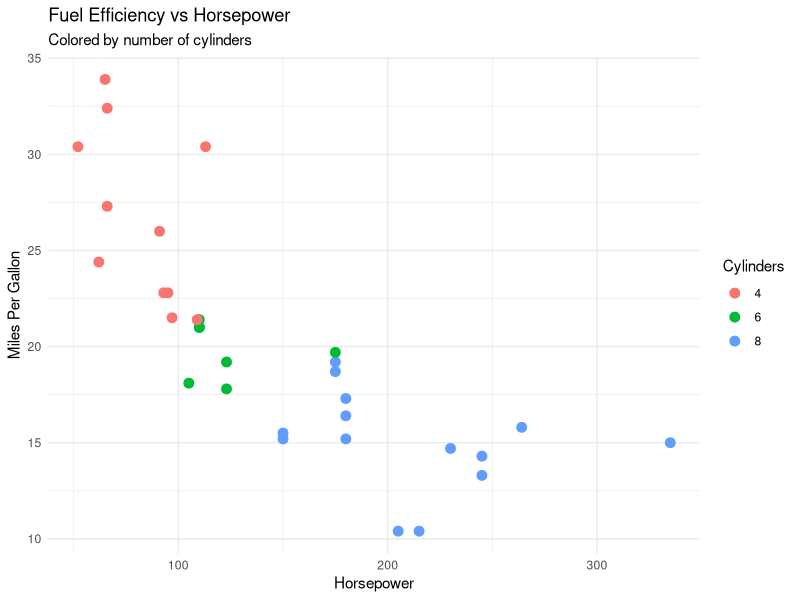

Source code (R):
## ---- chunk 1
knitr::opts_chunk$set(echo = TRUE)
library(ggplot2)
## ---- chunk 2
#Load dataset
data(mtcars)
#Display summary statistics
summary(mtcars)
## ---- chunk 3
#Create a scatterplot: Miles per gallon vs horsepower
ggplot(mtcars, aes(x = hp, y = mpg, color = factor(cyl))) +
geom_point(size = 3) +
theme_minimal() +
labs(
title = "Fuel Efficiency vs Horsepower",
subtitle = "Colored by number of cylinders",
x = "Horsepower",
y = "Miles Per Gallon",
color = "Cylinders"
)
